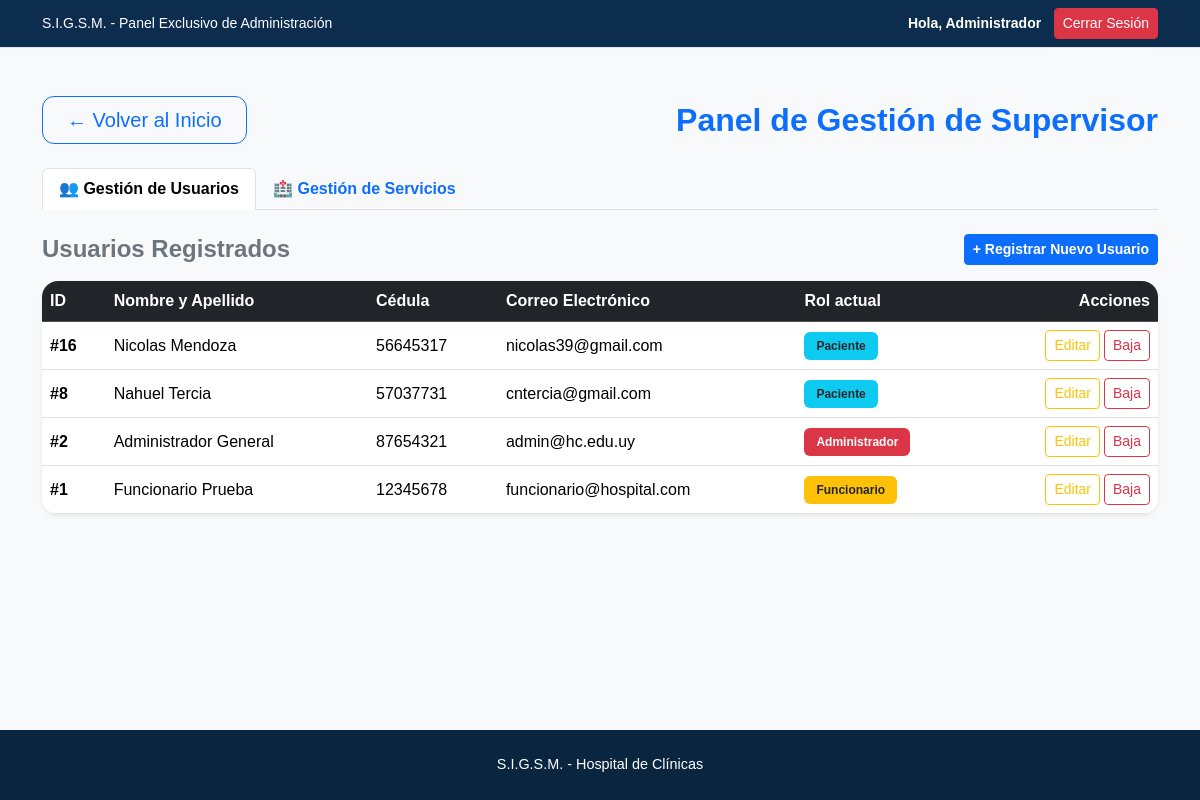
Screenshot of /Hospital/vistas/gestion_usuarios.php (signed in) with the database file from the repository.
### tables this page shows
CREATE TABLE `usuario` (
  `id_usuario` int(11) NOT NULL,
  `nombre` varchar(100) NOT NULL,
  `apellido` varchar(100) NOT NULL,
  `cedula` varchar(8) DEFAULT NULL,
  `correo` varchar(150) NOT NULL,
  `contrasena` varchar(255) NOT NULL,
  `id_rol` int(11) NOT NULL
);

CREATE TABLE `rol` (
  `id_rol` int(11) NOT NULL,
  `nombre` varchar(50) NOT NULL,
  `descripcion` varchar(255) DEFAULT NULL
);

### Hospital/vistas/gestion_usuarios.php (the view, shortened to what this page needs)
<?php
require_once "../conexion.php";
$sql_usuarios = "SELECT u.*, r.nombre AS nombre_rol
                 FROM usuario u
                 LEFT JOIN rol r ON u.id_rol = r.id_rol
                 ORDER BY u.id_usuario DESC";
$res_usuarios = $conexion->query($sql_usuarios);
?>
<!DOCTYPE html>
<html lang="es">
<head>
    <link href="https://cdn.jsdelivr.net/npm/bootstrap@5.3.7/dist/css/bootstrap.min.css" rel="stylesheet">
    <link rel="stylesheet" href="../recursos/css/estilos.css">
</head>
<body class="bg-light d-flex flex-column min-vh-100">
    <div class="py-2 border-bottom" style="background-color: #0d2d4e;">
        <div class="container d-flex justify-content-between align-items-center">
            <small class="text-white">S.I.G.S.M. - Panel Exclusivo de Administración</small>
            <div>
                <span class="text-white fw-bold me-2 small">Hola, <?php echo htmlspecialchars($_SESSION['nombre']); ?></span>
                <a href="../logout.php" class="btn btn-danger btn-sm">Cerrar Sesión</a>
            </div>
        </div>
    </div>
    <main class="container my-5 flex-grow-1">
        <div class="d-flex justify-content-between align-items-center mb-4 flex-wrap gap-3">
            <a href="../index.php" class="btn btn-outline-primary btn-lg px-4 py-2">← Volver al Inicio</a>
            <h2 class="mb-0 fw-bold text-primary"> Panel de Gestión de Supervisor</h2>
        </div>
        <ul class="nav nav-tabs mb-4" id="adminTab" role="tablist">
            <li class="nav-item" role="presentation">
                <button class="nav-link active fw-bold" id="usuarios-tab" data-bs-toggle="tab" data-bs-target="#usuarios-panel" type="button" role="tab">👥 Gestión de Usuarios</button>
            </li>
            <li class="nav-item" role="presentation">
                <button class="nav-link fw-bold" id="servicios-tab" data-bs-toggle="tab" data-bs-target="#servicios-panel" type="button" role="tab">🏥 Gestión de Servicios</button>
            </li>
        </ul>
        <div class="tab-content" id="adminTabContent">
            <div class="tab-pane fade show active" id="usuarios-panel" role="tabpanel">
                <div class="d-flex justify-content-between align-items-center mb-3">
                    <h4 class="fw-bold text-secondary mb-0">Usuarios Registrados</h4>
                    <button class="btn btn-primary btn-sm fw-bold" data-bs-toggle="modal" data-bs-target="#modalAltaUsuario">+ Registrar Nuevo Usuario</button>
                </div>
                <div class="card border-0 shadow-sm rounded-4 overflow-hidden">
                    <div class="table-responsive">
                        <table class="table table-hover align-middle mb-0">
                            <thead class="table-dark">
                                <tr>
                                    <th>ID</th>
                                    <th>Nombre y Apellido</th>
                                    <th>Cédula</th>
                                    <th>Correo Electrónico</th>
                                    <th>Rol actual</th>
                                    <th class="text-end">Acciones</th>
                                </tr>
                            </thead>
                            <tbody>
                                <?php if ($res_usuarios && $res_usuarios->num_rows > 0): ?>
                                    <?php while ($user = $res_usuarios->fetch_assoc()): ?>
                                        <tr>
                                            <td><strong>#<?php echo $user['id_usuario']; ?></strong></td>
                                            <td><?php echo htmlspecialchars($user['nombre'] . ' ' . ($user['apellido'] ?? '')); ?></td>
                                            <td><?php echo htmlspecialchars($user['cedula'] ?? 'N/A'); ?></td>
                                            <td><?php echo htmlspecialchars($user['correo'] ?? 'N/A'); ?></td>
                                            <td>
                                                <span class="badge <?php echo ($user['id_rol'] == 1) ? 'bg-danger' : (($user['id_rol'] == 3) ? 'bg-warning text-dark' : 'bg-info text-dark'); ?>">
                                                    <?php echo htmlspecialchars($user['nombre_rol'] ?? 'Rol #' . $user['id_rol']); ?>
                                                </span>
                                            </td>
                                            <td class="text-end">
                                                <div class="d-inline-flex gap-1 justify-content-end align-items-center">
                                                    <button type="button"
                                                            class="btn btn-outline-warning btn-sm btn-editar-usuario"
                                                            data-bs-toggle="modal"
                                                            data-bs-target="#modalEditarUsuario"
                                                            data-id="<?php echo $user['id_usuario']; ?>"
                                                            data-nombre="<?php echo htmlspecialchars($user['nombre']); ?>"
                                                            data-apellido="<?php echo htmlspecialchars($user['apellido'] ?? ''); ?>"
                                                            data-cedula="<?php echo htmlspecialchars($user['cedula'] ?? ''); ?>"
                                                            data-correo="<?php echo htmlspecialchars($user['correo'] ?? ''); ?>"
                                                            data-rol="<?php echo $user['id_rol']; ?>">
                                                        Editar
                                                    </button>
                                                    <form action="../acciones/gestionar_usuario.php" method="POST" class="d-inline">
                                                        <button type="submit" name="accion" value="alternar_estado" class="btn btn-outline-danger btn-sm" onclick="return confirm('¿Eliminar definitivamente a este usuario?');">Baja</button>
                                                    </form>
                                                </div>
                                            </td>
                                        </tr>
                                    <?php endwhile; ?>
                                <?php else: ?>
                                    <tr><td colspan="6" class="text-center text-muted py-4">No hay usuarios registrados.</td></tr>
                                <?php endif; ?>
                            </tbody>
                        </table>
                    </div>
                </div>
            </div>
        </div>
    </main>
    <footer class="text-center py-4 text-white mt-auto" style="background-color: #0a2540;">
        <p class="mb-0">S.I.G.S.M. - Hospital de Clínicas</p>
    </footer>
</body>
</html>

### Hospital/recursos/css/estilos.css (style rules this page uses)
body { background-color: #f8f9fa; font-family: Arial, Helvetica, sans-serif; }
h2 { font-size: 2rem; font-weight: bold; color: #212529; }
.btn-lg { border-radius: 12px; }
.badge { padding: 8px 12px; }
footer { background-color: #0a2540; color: #ffffff; font-size: .9rem; margin-top: 0; }

### rows the page displays
usuario: id_usuario "16", nombre+apellido "Nicolas Mendoza", cedula "56645317", correo "nicolas39@gmail.com", id_rol.nombre "Paciente"
usuario: id_usuario "8", nombre+apellido "Nahuel Tercia", cedula "57037731", correo "cntercia@gmail.com", id_rol.nombre "Paciente"
usuario: id_usuario "2", nombre+apellido "Administrador General", cedula "87654321", correo "admin@hc.edu.uy", id_rol.nombre "Administrador"
usuario: id_usuario "1", nombre+apellido "Funcionario Prueba", cedula "12345678", correo "funcionario@hospital.com", id_rol.nombre "Funcionario"

### other values shown
$_SESSION['nombre'] "Administrador"
